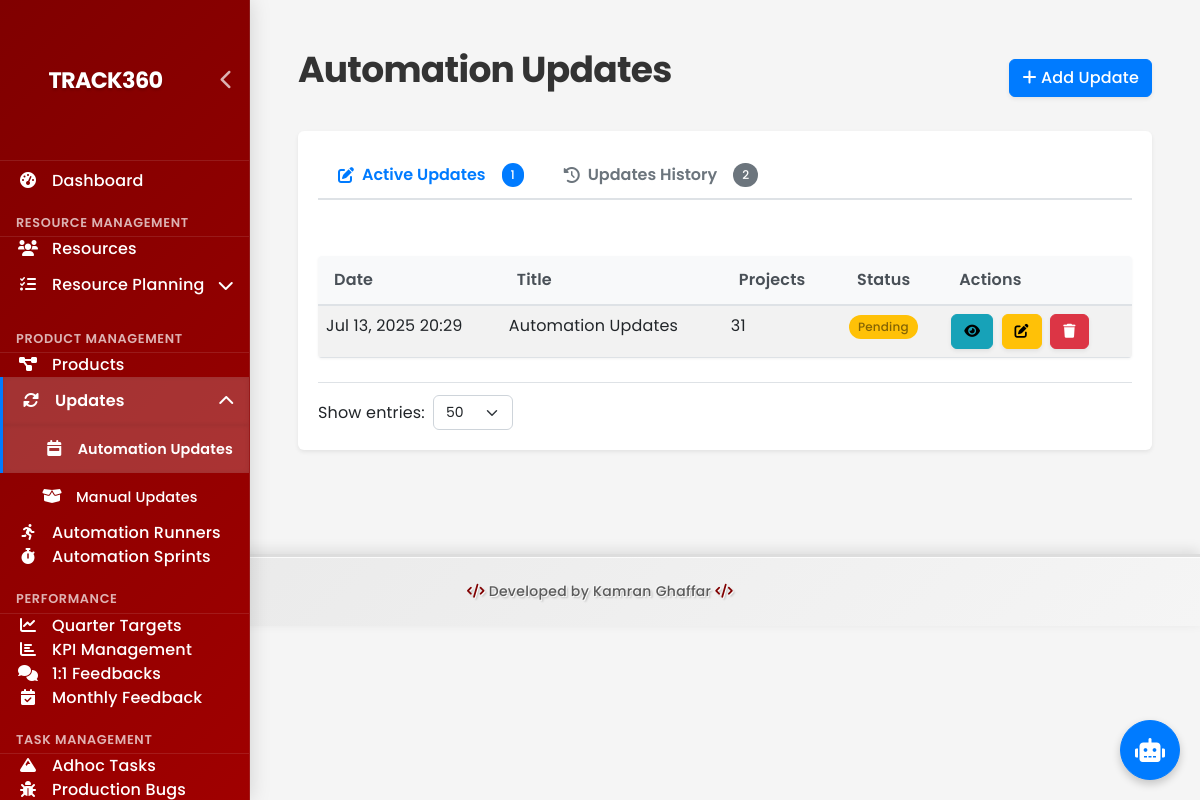
The app's page /dashboard/weekly-meetings/ with its own data.
### dashboard/models.py (models this page shows, shortened)
class WeeklyMeeting(models.Model):
    meeting_date = models.DateTimeField(default=timezone.now)
    title = models.CharField(max_length=200, default="Automation Updates")
    notes = models.TextField(blank=True)
    is_completed = models.BooleanField(default=False)
    created_at = models.DateTimeField(auto_now_add=True)
    updated_at = models.DateTimeField(auto_now=True)
    @property
    def project_count(self):
        return self.weeklyprojectupdate_set.count()

### dashboard/views.py (the view)
# urls.py: path('weekly-meetings/', views.WeeklyMeetingListView.as_view(), name='weekly-meeting-list'),
class WeeklyMeetingListView(PaginationMixin, ListView):
    model = WeeklyMeeting
    template_name = 'dashboard/weekly_meeting_list.html'
    context_object_name = 'meetings'
    ordering = ['-meeting_date']
    def get_context_data(self, **kwargs):
        context = super().get_context_data(**kwargs)
        active_meetings = [m for m in context['meetings'] if not m.is_completed]
        completed_meetings = [m for m in context['meetings'] if m.is_completed]
        context['has_active_meetings'] = len(active_meetings) > 0
        context['has_completed_meetings'] = len(completed_meetings) > 0
        context['active_count'] = len(active_meetings)
        context['completed_count'] = len(completed_meetings)
        return context

### dashboard/views.py (called while the page is built)
    def get_paginate_by(self, queryset):
        page_size = self.request.GET.get('page_size', self.paginate_by)
        try:
            page_size = int(page_size)
            if page_size in [20, 50, 100]:
                return page_size
        except (TypeError, ValueError):
            pass
        return self.paginate_by

    def get_context_data(self, **kwargs):
        context = super().get_context_data(**kwargs)
        context['page_size'] = self.get_paginate_by(self.get_queryset())
        context['available_page_sizes'] = [20, 50, 100]
        return context

### Portable-Dashboard-Deploy/dashboard/templates/dashboard/weekly_meeting_list.html (shortened to what this page needs)
{% extends 'dashboard/base.html' %}
{% block content %}
<div class="container-fluid">
    <div class="d-flex justify-content-between align-items-center mb-4">
        <h1>Automation Updates</h1>
        <a href="{% url 'weekly-meeting-create' %}" class="btn btn-primary">
            <i class="fas fa-plus"></i> Add Update
        </a>
    </div>
    <div class="card mb-4">
        <div class="card-body">
            <ul class="nav nav-tabs" id="meetingTabs" role="tablist">
                <li class="nav-item" role="presentation">
                    <button class="nav-link active" id="active-tab" data-bs-toggle="tab" data-bs-target="#active" type="button" role="tab" aria-controls="active" aria-selected="true">
                        <span>Active Updates</span>
                        <span class="badge rounded-pill bg-primary ms-2">{{ active_count|default:"0" }}</span>
                    </button>
                </li>
                <li class="nav-item" role="presentation">
                    <button class="nav-link" id="history-tab" data-bs-toggle="tab" data-bs-target="#history" type="button" role="tab" aria-controls="history" aria-selected="false">
                        <span>Updates History</span>
                        <span class="badge rounded-pill bg-secondary ms-2">{{ completed_count|default:"0" }}</span>
                    </button>
                </li>
            </ul>
            <div class="tab-content" id="meetingTabsContent">
                <div class="tab-pane fade show active" id="active" role="tabpanel" aria-labelledby="active-tab">
                    <div class="table-responsive mt-3">
                        <table class="table table-striped">
                            <thead>
                                <tr>
                                    <th>Date</th>
                                    <th>Title</th>
                                    <th>Projects</th>
                                    <th>Status</th>
                                    <th>Actions</th>
                                </tr>
                            </thead>
                            <tbody>
                                {% for meeting in meetings %}
                                {% if not meeting.is_completed %}
                                <tr>
                                    <td>{{ meeting.meeting_date|date:"M d, Y H:i" }}</td>
                                    <td>{{ meeting.title }}</td>
                                    <td>{{ meeting.project_count }}</td>
                                    <td>
                                        <span class="badge bg-warning">Pending</span>
                                    </td>
                                    <td>
                                        <a href="{% url 'weekly-meeting-detail' meeting.id %}" class="btn btn-sm btn-info">
                                            <i class="fas fa-eye"></i>
                                        </a>
                                        <a href="{% url 'weekly-meeting-update' meeting.id %}" class="btn btn-sm btn-warning">
                                            <i class="fas fa-edit"></i>
                                        </a>
                                        <a href="{% url 'weekly-meeting-delete' meeting.id %}" class="btn btn-sm btn-danger">
                                            <i class="fas fa-trash"></i>
                                        </a>
                                    </td>
                                </tr>
                                {% endif %}
                                {% empty %}
                                <tr>
                                    <td colspan="5" class="text-center">No active updates available.</td>
                                </tr>
                                {% endfor %}
                            </tbody>
                        </table>
                    </div>
                </div>
            </div>
            {% include 'dashboard/includes/pagination.html' %}
        </div>
    </div>
</div>
{% endblock %}

### dashboard/static/css/logo.css (style rules this page uses)
:root { --logo-height: 80px; --logo-max-width: 240px; --logo-border-radius: 8px; --logo-transition-speed: 0.3s; --logo-hover-scale: 1.05; --logo-shadow: 0 4px 8px rgba(0, 0, 0, 0.1); --logo-text-color: white; --logo-bg-color: transparent; }

### dashboard/static/css/automation-updates.css (style rules this page uses)
#meetingTabs { border-bottom: 2px solid #dee2e6; margin-bottom: 1.5rem; display: flex; overflow-x: auto; padding-bottom: 0; }
#meetingTabs .nav-item { margin-bottom: -2px; }
#meetingTabs .nav-link { border: none; border-bottom: 2px solid transparent; border-radius: 0; padding: 0.75rem 1.25rem; font-weight: 600; color: #6c757d; transition: all 0.3s ease; display: flex; align-items: center; gap: 0.5rem; }
#meetingTabs .nav-link.active { color: #007bff; border-bottom: 2px solid #007bff; background-color: transparent; }
#meetingTabs .nav-link#active-tab::before { content: "\f044"; font-family: "Font Awesome 5 Free"; font-weight: 900; }
#meetingTabs .nav-link#history-tab::before { content: "\f1da"; font-family: "Font Awesome 5 Free"; font-weight: 900; }
.tab-content { padding-top: 1rem; }
.tab-pane { transition: opacity 0.3s ease; }
.table-responsive { border-radius: 0.25rem; overflow: hidden; box-shadow: 0 1px 3px rgba(0, 0, 0, 0.05); }
.table { margin-bottom: 0; }
.table thead th { background-color: #f8f9fa; border-bottom: 2px solid #dee2e6; font-weight: 600; color: #495057; padding: 0.75rem 1rem; }
.table tbody tr { transition: all 0.2s; }
.badge { padding: 0.5rem 0.75rem; font-weight: 500; border-radius: 0.25rem; }
.badge.bg-warning { background-color: #fff3cd !important; color: #856404 !important; }
.btn-sm { padding: 0.25rem 0.5rem; font-size: 0.875rem; border-radius: 0.2rem; margin-right: 0.25rem; }

### dashboard/static/css/modern-dashboard.css (style rules this page uses)
:root { --primary-color: #4361ee; --primary-light: #4895ef; --primary-dark: #3f37c9; --secondary-color: #4cc9f0; --success-color: #4CAF50; --info-color: #2196F3; --warning-color: #ff9800; --danger-color: #f44336; --light-color: #f8f9fa; --dark-color: #343a40; --gray-100: #f8f9fa; --gray-200: #e9ecef; --gray-300: #dee2e6; --gray-400: #ced4da; --gray-500: #adb5bd; --gray-600: #6c757d; --gray-700: #495057; --gray-800: #343a40; --gray-900: #212529; --shadow-sm: 0 .125rem .25rem rgba(0,0,0,.075); --shadow: 0 .5rem 1rem rgba(0,0,0,.15); --shadow-lg: 0 1rem 3rem rgba(0,0,0,.175); --transition-speed: 0.3s; --border-radius-sm: 0.25rem; --border-radius: 0.5rem; --border-radius-lg: 1rem; }
body { background-color: #f5f7fa; color: var(--gray-800); }
.container-fluid { padding: 1.5rem; }
.card { border: none; border-radius: var(--border-radius); box-shadow: var(--shadow-sm); transition: transform var(--transition-speed), box-shadow var(--transition-speed); margin-bottom: 1.5rem; overflow: hidden; }
.card-body { padding: 1.5rem; }
.table { margin-bottom: 0; }
.table th { font-weight: 600; color: var(--gray-700); border-top: none; background-color: var(--gray-100); }
.table-striped tbody tr:nth-of-type(odd) { background-color: rgba(0, 0, 0, 0.02); }
.badge { padding: 0.5em 0.75em; font-weight: 500; border-radius: 30px; }
.badge.bg-primary { background-color: var(--primary-color) !important; }
.badge.bg-warning { background-color: var(--warning-color) !important; }
.btn { border-radius: 30px; padding: 0.5rem 1.25rem; font-weight: 500; transition: all var(--transition-speed); box-shadow: var(--shadow-sm); }
.btn-primary { background-color: var(--primary-color); border-color: var(--primary-color); }
.btn-info { background-color: var(--info-color); border-color: var(--info-color); }
.btn-warning { background-color: var(--warning-color); border-color: var(--warning-color); }
.btn-danger { background-color: var(--danger-color); border-color: var(--danger-color); }
.btn-sm { padding: 0.25rem 0.75rem; font-size: 0.875rem; }
.nav-tabs { border-bottom: 1px solid var(--gray-300); margin-bottom: 1.5rem; }
.nav-tabs .nav-link { border: none; color: var(--gray-600); padding: 0.75rem 1.25rem; font-weight: 500; border-radius: var(--border-radius) var(--border-radius) 0 0; transition: all var(--transition-speed); }
.nav-tabs .nav-link.active { color: var(--primary-color); background-color: white; border-bottom: 3px solid var(--primary-color); }

### records on screen
WeeklyMeeting: meeting_date "Jul 13, 2025 20:29", title "Automation Updates", project_count "31"

### other values on screen
{{ active_count|default:"0" }} "1"
{{ completed_count|default:"0" }} "2"
form field value "50"
